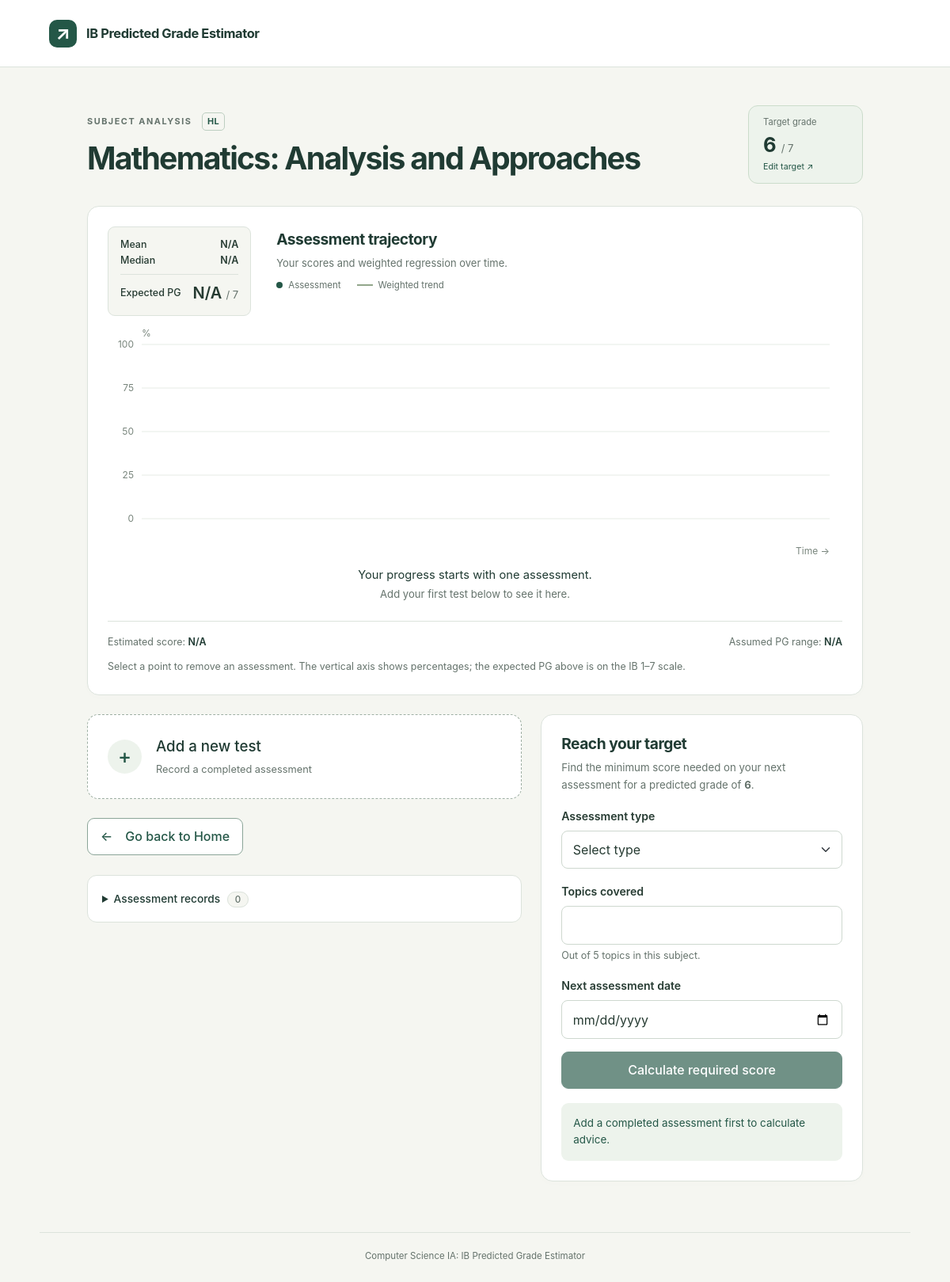
Screenshot of /subject/1 (signed in) with the database file from the repository.
### tables this page shows
CREATE TABLE subjects(subject_id INTEGER PRIMARY KEY,
									subject_name VARCHAR(50) NOT NULL,
                                    level VARCHAR(2) NOT NULL
                                    CHECK(level IN ('HL','SL')),
                                    total_topics INTEGER NOT NULL
                                    CHECK(total_topics > 0),
                                    
                                    UNIQUE(subject_name, level));

CREATE TABLE user_subjects(user_subject_id INTEGER PRIMARY KEY,
										 user_id INTEGER NOT NULL,
                                         subject_id INTEGER NOT NULL,
                                         target_grade INTEGER NOT NULL
                                         CHECK(target_grade BETWEEN 1 AND 7),
                                         
                                         FOREIGN KEY (user_id) REFERENCES users(user_id)
                                         ON DELETE CASCADE,
                                         FOREIGN KEY (subject_id) REFERENCES subjects(subject_id));

### app.py (the view)
@app.route("/subject/<int:user_subject_id>")
def load_assessments(user_subject_id):
    if "user_id" not in session:
        return redirect(url_for("login"))
    connection = get_db()
    cursor = connection.cursor()
    command = """SELECT user_subjects.user_subject_id,
                        user_subjects.subject_id,
                        user_subjects.target_grade,
                        subjects.subject_name,
                        subjects.level,
                        subjects.total_topics
                FROM user_subjects JOIN subjects
                    ON user_subjects.subject_id = subjects.subject_id
                WHERE user_subjects.user_subject_id=? AND user_subjects.user_id=?"""
    cursor.execute(command, (user_subject_id, session["user_id"]))
    subject = cursor.fetchone() # row containing specific subject info for user
    if subject is None:
        connection.close()
        flash("Invalid subject")
        return redirect(url_for("home"))
    cursor.execute("SELECT * FROM assessments WHERE user_subject_id=? ORDER BY assessment_date", (user_subject_id,))
    assessments = cursor.fetchall()
    connection.close()
    boundaries = get_boundaries(subject["subject_id"], 2025, "May")
    analysis = analyse_subject(assessments, subject["total_topics"], boundaries)
    today = date.today().isoformat()
    if assessments:
        latest_date = assessments[-1]["assessment_date"]
        earliest_advice_date = max(today, latest_date)
    else:
        earliest_advice_date = today
    return render_template("subject.html", subject=subject, assessments=assessments, analysis=analysis, today=today, earliest_advice_date=earliest_advice_date)

### app.py (called while the page is built)
def get_boundaries(subject_id, exam_year, exam_session):
    connection = get_db()
    cursor = connection.cursor()
    command = """SELECT grade, lower_boundary
                 FROM grade_boundaries
                 WHERE subject_id=? AND exam_year=? AND exam_session=?
                 ORDER BY grade"""
    cursor.execute(command, (subject_id, exam_year, exam_session))
    rows = cursor.fetchall()
    connection.close()
    boundaries = {}
    for boundary in rows:
        boundaries[boundary["grade"]] = boundary["lower_boundary"]
    return boundaries

### database.py (called while the page is built)
def get_db():
    connection = sqlite3.connect("database.db")
    connection.execute("PRAGMA foreign_keys = ON")
    connection.row_factory = sqlite3.Row
    return connection

### logic.py (called while the page is built, shortened)
def analyse_subject(assessments, total_topics, boundaries):
    if len(assessments) == 0:
        return {
            "mean": "N/A",
            "median": "N/A",
            "predicted_percentage": "N/A",
            "predicted_grade": "N/A",
            "uncertainty_range": "N/A",
            "slope": "N/A",
            "intercept": "N/A",
            "graph_dates": [],
            "graph_percentages": [],
            "regression_percentages": []
        }

### templates/subject.html (shortened to what this page needs)
{% extends 'base.html' %}
{% from '_macros.html' import value, uncertainty, grades, assessment_fields %}
{% block content %}
<div class="subject-shell">
  <div class="page-heading subject-heading">
    <div><p class="eyebrow">SUBJECT ANALYSIS <span class="level-badge">{{ subject['level'] }}</span></p><h1>{{ subject['subject_name'] }}</h1></div>
    <button type="button" class="target-button" data-bs-toggle="modal" data-bs-target="#target-modal"><span>Target grade</span><strong>{{ subject['target_grade'] }} <small>/ 7</small></strong><span class="target-edit">Edit target ↗</span></button>
  </div>
  <section class="card chart-card" aria-labelledby="trajectory-title">
    <div class="chart-top">
      <dl class="chart-stats mb-0">
        <div><dt>Mean</dt><dd>{{ value(analysis['mean'], '%') }}</dd></div>
        <div><dt>Median</dt><dd>{{ value(analysis['median'], '%') }}</dd></div>
        <div class="pg-stat"><dt>Expected PG</dt><dd>{{ value(analysis['predicted_grade'], '', 0) }} <small>/ 7</small></dd></div>
      </dl>
      <div class="chart-heading"><h2 id="trajectory-title">Assessment trajectory</h2><p class="text-secondary mb-2">Your scores and weighted regression over time.</p><div class="chart-legend"><span><i class="legend-dot"></i>Assessment</span><span><i class="legend-line"></i>Weighted trend</span></div></div>
    </div>
    <div id="trajectory-chart" class="trajectory-chart" aria-label="Assessment percentage scores plotted by date"></div>
    {% if not assessments %}<p class="chart-empty">Your progress starts with one assessment.<br><span>Add your first test below to see it here.</span></p>{% elif analysis['predicted_grade'] == 'N/A' %}<p class="empty-notice">A prediction needs assessments on at least two distinct dates with positive weights. Assessments covering zero topics carry no weight.</p>{% endif %}
    <div class="chart-footnote"><span>Estimated score: <strong>{{ value(analysis['predicted_percentage'], '%') }}</strong></span><span>Assumed PG range: <strong>{{ uncertainty(analysis['uncertainty_range'], 7) }}</strong></span></div>
    <p class="form-text mb-0">Select a point to remove an assessment. The vertical axis shows percentages; the expected PG above is on the IB 1–7 scale.</p>
  </section>
  <div class="subject-bottom">
    <div class="subject-actions">
      <button class="add-test-button" type="button" data-bs-toggle="modal" data-bs-target="#add-assessment-modal"><span class="plus-icon" aria-hidden="true">+</span><span>Add a new test<small>Record a completed assessment</small></span></button>
      <a class="btn btn-outline-primary back-home" href="{{ url_for('home') }}"><span aria-hidden="true">←</span> Go back to Home</a>
      <details class="assessment-records">
        <summary>Assessment records <span class="count-badge">{{ assessments|length }}</span></summary>
      </details>
    </div>
    <section class="card advice-card" aria-labelledby="advice-title">
      <h2 id="advice-title">Reach your target</h2><p class="text-secondary">Find the minimum score needed on your next assessment for a predicted grade of <strong>{{ subject['target_grade'] }}</strong>.</p>
      <form id="advice-form" method="post" action="{{ url_for('advice', user_subject_id=subject['user_subject_id']) }}">
        {{ assessment_fields('advice', subject['total_topics'], earliest_advice_date) }}
        <button type="submit" class="btn btn-primary w-100" {% if not assessments %}disabled{% endif %}>Calculate required score</button>
      </form>
      <div id="advice-result" class="advice-result" role="status" aria-live="polite" aria-atomic="true">{% if not assessments %}Add a completed assessment first to calculate advice.{% else %}Your required score will appear here.{% endif %}</div>
    </section>
  </div>
</div>
{% endblock %}

### rows the page displays
subjects: level "HL", subject_name "Mathematics: Analysis and Approaches"
user_subjects: target_grade "6"

### other values shown
{{ assessments|length }} "0"
{{ total_topics }} "5"
